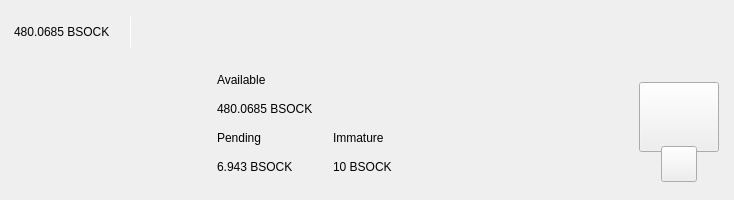
<?xml version="1.0" encoding="UTF-8"?>
<ui version="4.0">
 <class>TopBar</class>
 <widget class="QWidget" name="TopBar">
  <property name="geometry">
   <rect>
    <x>0</x>
    <y>0</y>
    <width>734</width>
    <height>200</height>
   </rect>
  </property>
  <property name="minimumSize">
   <size>
    <width>0</width>
    <height>200</height>
   </size>
  </property>
  <property name="maximumSize">
   <size>
    <width>16777215</width>
    <height>200</height>
   </size>
  </property>
  <property name="windowTitle">
   <string>Form</string>
  </property>
  <layout class="QVBoxLayout" name="verticalLayout_10" stretch="0">
   <property name="spacing">
    <number>0</number>
   </property>
   <property name="leftMargin">
    <number>0</number>
   </property>
   <property name="topMargin">
    <number>0</number>
   </property>
   <property name="rightMargin">
    <number>0</number>
   </property>
   <property name="bottomMargin">
    <number>0</number>
   </property>
   <item>
    <widget class="PFBorderImage" name="containerTop">
     <layout class="QVBoxLayout" name="verticalLayout_11">
      <property name="spacing">
       <number>0</number>
      </property>
      <property name="leftMargin">
       <number>0</number>
      </property>
      <property name="topMargin">
       <number>0</number>
      </property>
      <property name="rightMargin">
       <number>0</number>
      </property>
      <property name="bottomMargin">
       <number>0</number>
      </property>
      <item>
       <widget class="QWidget" name="top_container_2" native="true">
        <property name="minimumSize">
         <size>
          <width>0</width>
          <height>65</height>
         </size>
        </property>
        <layout class="QHBoxLayout" name="top_container">
         <property name="spacing">
          <number>0</number>
         </property>
         <property name="leftMargin">
          <number>14</number>
         </property>
         <property name="topMargin">
          <number>0</number>
         </property>
         <property name="rightMargin">
          <number>14</number>
         </property>
         <property name="bottomMargin">
          <number>0</number>
         </property>
         <item alignment="Qt::AlignVCenter">
          <widget class="QWidget" name="widgetTopAmount" native="true">
           <property name="sizePolicy">
            <sizepolicy hsizetype="Preferred" vsizetype="Maximum">
             <horstretch>0</horstretch>
             <verstretch>0</verstretch>
            </sizepolicy>
           </property>
           <layout class="QHBoxLayout" name="horizontalLayout_5">
            <property name="spacing">
             <number>0</number>
            </property>
            <property name="leftMargin">
             <number>0</number>
            </property>
            <property name="topMargin">
             <number>0</number>
            </property>
            <property name="rightMargin">
             <number>0</number>
            </property>
            <property name="bottomMargin">
             <number>0</number>
            </property>
            <item alignment="Qt::AlignTop">
             <widget class="QLabel" name="labelAmountTopPiv">
              <property name="minimumSize">
               <size>
                <width>0</width>
                <height>36</height>
               </size>
              </property>
              <property name="styleSheet">
               <string notr="true">padding:0px;margin:0px;</string>
              </property>
              <property name="text">
               <string>480.0685 BSOCK</string>
              </property>
             </widget>
            </item>
            <item>
             <spacer name="horizontalSpacer_11">
              <property name="orientation">
               <enum>Qt::Horizontal</enum>
              </property>
              <property name="sizeType">
               <enum>QSizePolicy::Fixed</enum>
              </property>
              <property name="sizeHint" stdset="0">
               <size>
                <width>20</width>
                <height>20</height>
               </size>
              </property>
             </spacer>
            </item>
            <item alignment="Qt::AlignVCenter">
             <widget class="QLabel" name="label_16">
              <property name="minimumSize">
               <size>
                <width>1</width>
                <height>30</height>
               </size>
              </property>
              <property name="maximumSize">
               <size>
                <width>1</width>
                <height>30</height>
               </size>
              </property>
              <property name="styleSheet">
               <string notr="true">background-color:white;
padding:0px;
border:none;</string>
              </property>
              <property name="text">
               <string/>
              </property>
             </widget>
            </item>
            <item>
             <spacer name="horizontalSpacer_12">
              <property name="orientation">
               <enum>Qt::Horizontal</enum>
              </property>
              <property name="sizeType">
               <enum>QSizePolicy::Fixed</enum>
              </property>
              <property name="sizeHint" stdset="0">
               <size>
                <width>20</width>
                <height>20</height>
               </size>
              </property>
             </spacer>
            </item>
           </layout>
          </widget>
         </item>
         <item>
          <spacer name="horizontalSpacer">
           <property name="orientation">
            <enum>Qt::Horizontal</enum>
           </property>
           <property name="sizeHint" stdset="0">
            <size>
             <width>40</width>
             <height>20</height>
            </size>
           </property>
          </spacer>
         </item>
         <item>
          <layout class="QHBoxLayout" name="horizontalLayout_4">
           <property name="spacing">
            <number>12</number>
           </property>
           <property name="rightMargin">
            <number>0</number>
           </property>
           <item alignment="Qt::AlignRight">
            <widget class="QWidget" name="layoutSync" native="true">
             <property name="minimumSize">
              <size>
               <width>0</width>
               <height>36</height>
              </size>
             </property>
             <property name="maximumSize">
              <size>
               <width>16777215</width>
               <height>36</height>
              </size>
             </property>
             <layout class="QVBoxLayout" name="verticalLayout_9">
              <property name="leftMargin">
               <number>0</number>
              </property>
              <property name="topMargin">
               <number>0</number>
              </property>
              <property name="rightMargin">
               <number>0</number>
              </property>
              <property name="bottomMargin">
               <number>0</number>
              </property>
              <item>
               <widget class="ExpandableButton" name="pushButtonSync" native="true">
                <property name="minimumSize">
                 <size>
                  <width>36</width>
                  <height>36</height>
                 </size>
                </property>
                <property name="maximumSize">
                 <size>
                  <width>16777215</width>
                  <height>36</height>
                 </size>
                </property>
               </widget>
              </item>
             </layout>
            </widget>
           </item>
           <item>
            <widget class="ExpandableButton" name="pushButtonMint" native="true">
             <property name="minimumSize">
              <size>
               <width>36</width>
               <height>36</height>
              </size>
             </property>
            </widget>
           </item>
           <item>
            <widget class="ExpandableButton" name="pushButtonStack" native="true">
             <property name="minimumSize">
              <size>
               <width>36</width>
               <height>36</height>
              </size>
             </property>
            </widget>
           </item>
           <item>
            <widget class="ExpandableButton" name="pushButtonColdStaking" native="true">
             <property name="minimumSize">
              <size>
               <width>36</width>
               <height>36</height>
              </size>
             </property>
            </widget>
           </item>
           <item>
            <widget class="ExpandableButton" name="pushButtonConnection" native="true">
             <property name="minimumSize">
              <size>
               <width>36</width>
               <height>36</height>
              </size>
             </property>
            </widget>
           </item>
           <item>
            <widget class="ExpandableButton" name="pushButtonLock" native="true">
             <property name="sizePolicy">
              <sizepolicy hsizetype="Expanding" vsizetype="Expanding">
               <horstretch>0</horstretch>
               <verstretch>0</verstretch>
              </sizepolicy>
             </property>
             <property name="minimumSize">
              <size>
               <width>36</width>
               <height>0</height>
              </size>
             </property>
            </widget>
           </item>
           <item>
            <widget class="ExpandableButton" name="pushButtonTheme" native="true">
             <property name="minimumSize">
              <size>
               <width>36</width>
               <height>36</height>
              </size>
             </property>
             <property name="maximumSize">
              <size>
               <width>16777215</width>
               <height>36</height>
              </size>
             </property>
            </widget>
           </item>
           <item>
            <widget class="ExpandableButton" name="pushButtonFAQ" native="true">
             <property name="minimumSize">
              <size>
               <width>36</width>
               <height>36</height>
              </size>
             </property>
            </widget>
           </item>
          </layout>
         </item>
        </layout>
       </widget>
      </item>
      <item>
       <widget class="QWidget" name="bottom_container" native="true">
        <property name="minimumSize">
         <size>
          <width>0</width>
          <height>135</height>
         </size>
        </property>
        <layout class="QHBoxLayout" name="botton_container">
         <property name="leftMargin">
          <number>10</number>
         </property>
         <property name="topMargin">
          <number>0</number>
         </property>
         <property name="rightMargin">
          <number>10</number>
         </property>
         <property name="bottomMargin">
          <number>10</number>
         </property>
         <item>
          <spacer name="horizontalSpacer_4">
           <property name="orientation">
            <enum>Qt::Horizontal</enum>
           </property>
           <property name="sizeHint" stdset="0">
            <size>
             <width>40</width>
             <height>20</height>
            </size>
           </property>
          </spacer>
         </item>
         <item>
          <layout class="QHBoxLayout" name="horizontalLayout_3">
           <property name="bottomMargin">
            <number>9</number>
           </property>
           <item>
            <layout class="QVBoxLayout" name="verticalLayout_7">
             <property name="spacing">
              <number>0</number>
             </property>
             <property name="leftMargin">
              <number>0</number>
             </property>
             <property name="rightMargin">
              <number>30</number>
             </property>
             <item>
              <layout class="QVBoxLayout" name="verticalLayout_2">
               <item>
                <widget class="QLabel" name="labelTitle1">
                 <property name="text">
                  <string>Available</string>
                 </property>
                </widget>
               </item>
               <item>
                <widget class="QLabel" name="labelAmountPiv">
                 <property name="text">
                  <string>480.0685 BSOCK</string>
                 </property>
                </widget>
               </item>
              </layout>
             </item>
             <item>
              <layout class="QHBoxLayout" name="horizontalLayout_2">
               <property name="spacing">
                <number>0</number>
               </property>
               <item>
                <layout class="QVBoxLayout" name="verticalLayout_3">
                 <item>
                  <widget class="QLabel" name="labelTitle3">
                   <property name="text">
                    <string>Pending</string>
                   </property>
                  </widget>
                 </item>
                 <item>
                  <widget class="QLabel" name="labelPendingPiv">
                   <property name="text">
                    <string>6.943 BSOCK</string>
                   </property>
                  </widget>
                 </item>
                </layout>
               </item>
               <item>
                <spacer name="horizontalSpacer_3">
                 <property name="orientation">
                  <enum>Qt::Horizontal</enum>
                 </property>
                 <property name="sizeType">
                  <enum>QSizePolicy::Fixed</enum>
                 </property>
                 <property name="sizeHint" stdset="0">
                  <size>
                   <width>40</width>
                   <height>20</height>
                  </size>
                 </property>
                </spacer>
               </item>
               <item>
                <layout class="QVBoxLayout" name="verticalLayout_4">
                 <item>
                  <widget class="QLabel" name="labelTitle4">
                   <property name="text">
                    <string>Immature</string>
                   </property>
                  </widget>
                 </item>
                 <item>
                  <widget class="QLabel" name="labelImmaturePiv">
                   <property name="text">
                    <string>10 BSOCK</string>
                   </property>
                  </widget>
                 </item>
                </layout>
               </item>
              </layout>
             </item>
            </layout>
           </item>
          </layout>
         </item>
         <item>
          <spacer name="horizontalSpacer_2">
           <property name="orientation">
            <enum>Qt::Horizontal</enum>
           </property>
           <property name="sizeHint" stdset="0">
            <size>
             <width>40</width>
             <height>20</height>
            </size>
           </property>
          </spacer>
         </item>
         <item alignment="Qt::AlignHCenter|Qt::AlignVCenter">
          <widget class="QWidget" name="qrContainer" native="true">
           <property name="sizePolicy">
            <sizepolicy hsizetype="Preferred" vsizetype="Minimum">
             <horstretch>0</horstretch>
             <verstretch>0</verstretch>
            </sizepolicy>
           </property>
           <property name="minimumSize">
            <size>
             <width>90</width>
             <height>110</height>
            </size>
           </property>
           <property name="maximumSize">
            <size>
             <width>90</width>
             <height>110</height>
            </size>
           </property>
           <layout class="QVBoxLayout" name="containerQR">
            <property name="spacing">
             <number>0</number>
            </property>
            <property name="leftMargin">
             <number>5</number>
            </property>
            <property name="topMargin">
             <number>10</number>
            </property>
            <property name="rightMargin">
             <number>5</number>
            </property>
            <property name="bottomMargin">
             <number>0</number>
            </property>
            <item>
             <widget class="QPushButton" name="btnQr">
              <property name="minimumSize">
               <size>
                <width>70</width>
                <height>70</height>
               </size>
              </property>
              <property name="maximumSize">
               <size>
                <width>16777215</width>
                <height>70</height>
               </size>
              </property>
              <property name="focusPolicy">
               <enum>Qt::NoFocus</enum>
              </property>
              <property name="text">
               <string/>
              </property>
              <property name="iconSize">
               <size>
                <width>70</width>
                <height>70</height>
               </size>
              </property>
             </widget>
            </item>
            <item>
             <spacer name="verticalSpacer">
              <property name="orientation">
               <enum>Qt::Vertical</enum>
              </property>
              <property name="sizeType">
               <enum>QSizePolicy::Fixed</enum>
              </property>
              <property name="sizeHint" stdset="0">
               <size>
                <width>20</width>
                <height>20</height>
               </size>
              </property>
             </spacer>
            </item>
            <item alignment="Qt::AlignHCenter|Qt::AlignBottom">
             <widget class="QPushButton" name="pushButtonQR">
              <property name="minimumSize">
               <size>
                <width>36</width>
                <height>36</height>
               </size>
              </property>
              <property name="maximumSize">
               <size>
                <width>36</width>
                <height>36</height>
               </size>
              </property>
              <property name="focusPolicy">
               <enum>Qt::NoFocus</enum>
              </property>
              <property name="text">
               <string/>
              </property>
             </widget>
            </item>
           </layout>
          </widget>
         </item>
        </layout>
       </widget>
      </item>
     </layout>
    </widget>
   </item>
  </layout>
 </widget>
 <customwidgets>
  <customwidget>
   <class>ExpandableButton</class>
   <extends>QWidget</extends>
   <header>qt/bitstock/expandablebutton.h</header>
   <container>1</container>
  </customwidget>
  <customwidget>
   <class>PFBorderImage</class>
   <extends>QFrame</extends>
   <header>qt/bitstock/pfborderimage.h</header>
   <container>1</container>
  </customwidget>
 </customwidgets>
 <resources/>
 <connections/>
</ui>
